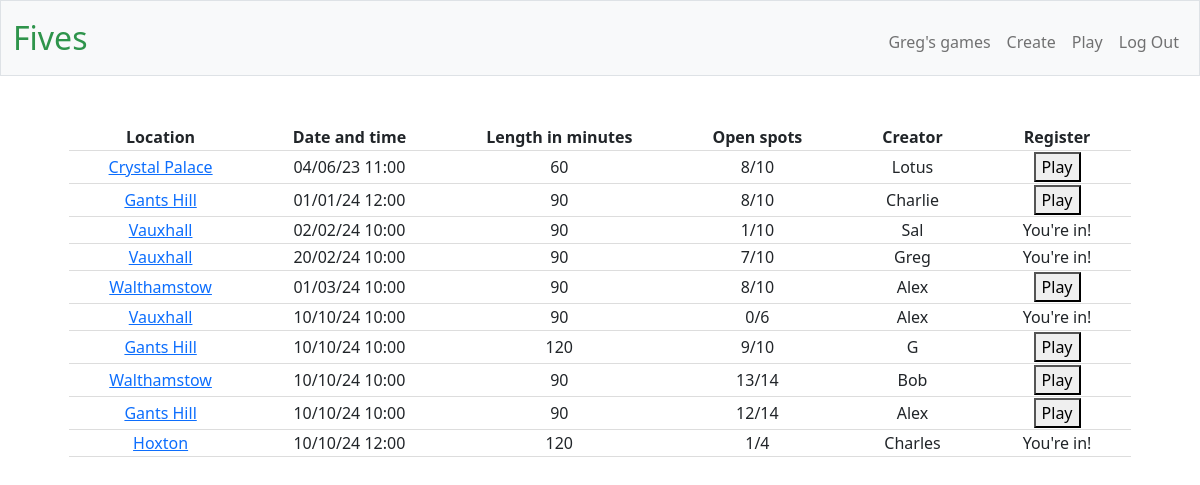
/play (signed in), run on the app's committed database.
### tables this page shows
CREATE TABLE games (id INTEGER PRIMARY KEY AUTOINCREMENT, location TEXT, 
datetime TEXT, length_in_mins INTEGER, number_of_players INTEGER, creator TEXT NOT NULL, open_spots INTEGER);

### app.py (the view, shortened to what this page needs)
@app.route("/play", methods=["GET", "POST"])
def play():
    if request.method=="GET":
        conn = sqlite3.connect('players.db')
        cursor = conn.cursor()
        games_user_playing_in = []
        data = cursor.execute("SELECT game_id FROM playing_in WHERE player_id = ?", (session["user_id"] ,))
        for d in data:
            games_user_playing_in.append(d[0])
        games = []
        data2 = cursor.execute("SELECT location, datetime, length_in_mins, number_of_players, creator, open_spots, id FROM games ORDER BY datetime")
        for d in data2:
            games.append(d)
        list_of_games_future = []
        for g in games:
            datetimegame = datetime.strptime(g[1], '%Y-%m-%d %H:%M:%S')
            now = datetime.now()
            if datetimegame > now:
                list_of_games_future.append(g[6])
        return render_template("play.html", games=games, list_of_games_future=list_of_games_future,games_user_playing_in=games_user_playing_in)

### app.py (called while the page is built)
@app.after_request
def after_request(response):
    response.headers["Cache-Control"] = "no-cache, no-store, must-revalidate"
    response.headers["Expires"] = 0
    response.headers["Pragma"] = "no-cache"
    return response

### templates/play.html (shortened to what this page needs)
{% extends "layout.html" %}
{% block main %}
    <table class="tabs">
        <thead>
            <tr class="tabsrow">
                <th class="tabshd">Location</th>
                <th class="tabshd">Date and time</th>
                <th class="tabshd">Length in minutes</th>
                <th class="tabshd">Open spots</th>
                <th class="tabshd">Creator</th>
                <th class="tabshd">Register</th>
            </tr>
        </thead>
        {% for g in games %}
        <tbody>
            {% if g[6] in list_of_games_future %}
            <tr class="tabsrow">
                <td class="tabshd"><a href="/view_game/{{g[6]}}">{{g[0]}}</a></td>
                <td class="tabshd">{{g[1][8:10]}}/{{g[1][5:7]}}/{{g[1][2:4]}} {{g[1][11:16]}}</td>
                <td class="tabshd">{{g[2]}}</td>
                <td class="tabshd">{{g[5]}}/{{g[3]}}</td>
                <td class="tabshd">{{g[4]}}</td>
                <td class="tabshd">
                    {% if g[6] in games_user_playing_in%}
                        You're in!
                    {% elif g[5]>0 %}
                        <form action="/play" method="post">
                            <button type="submit">Play</button>
                        </form>
                    {% else %}
                        Full
                    {% endif %}
                </td>
            </tr>
            {% endif %}
        </tbody>
        {% endfor %}
    </table>
{% endblock %}

### templates/layout.html (shortened to what this page needs)
<!DOCTYPE html>
<html lang="en">
    <head>
        <link href="https://cdn.jsdelivr.net/npm/bootstrap@5.1.3/dist/css/bootstrap.min.css" rel="stylesheet">
        <link href="/static/styles.css" rel="stylesheet">
    </head>
  <body>
    <nav class="bg-light border navbar navbar-expand-md navbar-light">
        <div class="container-fluid">
            <a class="navbar-brand" href="/"><span class="green">Fives</span></a>
            <div class="collapse navbar-collapse" id="navbar">
                {% if session["user_id"] %}
                    <ul class="navbar-nav ms-auto mt-2">
                        <li class="nav-item"><a class="nav-link" href="/games"> {{  session["username"]  }}'s games</a></li>
                        <li class="nav-item"><a class="nav-link" href="/create">Create</a></li>
                        <li class="nav-item"><a class="nav-link" href="/play">Play</a></li>
                        <li class="nav-item"><a class="nav-link" href="/logout">Log Out</a></li>
                    </ul>
                {% else %}
                    <ul class="navbar-nav ms-auto mt-2">
                        <li class="nav-item"><a class="nav-link" href="/register">Register</a></li>
                        <li class="nav-item"><a class="nav-link" href="/login">Log In</a></li>
                    </ul>
                {% endif %}
            </div>
        </div>
    </nav>
    <main class="container-fluid py-5 text-center">
        {% block main %}{% endblock %}
    </main>
  </body>
</html>

### static/styles.css (style rules this page uses)
nav .navbar-brand { font-size: xx-large; }
nav .navbar-brand .green { color: #2e944b; }
.tabs { border-bottom: 1px solid #ddd; margin: 0 auto; }
.tabsrow { border-bottom: 1px solid #ddd; }
.tabshd { padding-left: 40px; padding-right: 40px; }

### data on the page
games: username "Greg", location "Vauxhall", datetime "20", datetime "02", datetime "24", datetime "10:00", length_in_mins "90", open_spots "7", number_of_players "10", creator "Greg", shows "You're in!"
games: location "Crystal Palace", datetime "04", datetime "06", datetime "23", datetime "11:00", length_in_mins "60", open_spots "8", number_of_players "10", creator "Lotus"
games: location "Gants Hill", datetime "01", datetime "24", datetime "12:00", length_in_mins "90", open_spots "8", number_of_players "10", creator "Charlie"
games: location "Vauxhall", datetime "02", datetime "24", datetime "10:00", length_in_mins "90", open_spots "1", number_of_players "10", creator "Sal", shows "You're in!"
games: location "Walthamstow", datetime "01", datetime "03", datetime "24", datetime "10:00", length_in_mins "90", open_spots "8", number_of_players "10", creator "Alex"
games: location "Vauxhall", datetime "10", datetime "24", datetime "10:00", length_in_mins "90", open_spots "0", number_of_players "6", creator "Alex", shows "You're in!"
games: location "Gants Hill", datetime "10", datetime "24", datetime "10:00", length_in_mins "120", open_spots "9", number_of_players "10", creator "G"
games: location "Walthamstow", datetime "10", datetime "24", datetime "10:00", length_in_mins "90", open_spots "13", number_of_players "14", creator "Bob"
games: location "Gants Hill", datetime "10", datetime "24", datetime "10:00", length_in_mins "90", open_spots "12", number_of_players "14", creator "Alex"
games: location "Hoxton", datetime "10", datetime "24", datetime "12:00", length_in_mins "120", open_spots "1", number_of_players "4", creator "Charles", shows "You're in!"
